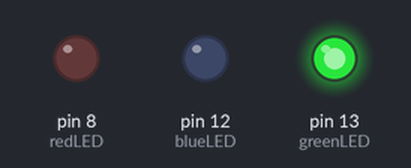
This sketch was run on a simulated Arduino Uno, built with avr-gcc and run on an emulated ATmega328P. Shown: output pins drawn as LEDs (lit = HIGH).

Above: at 0.6 s.
At 20.6 s:
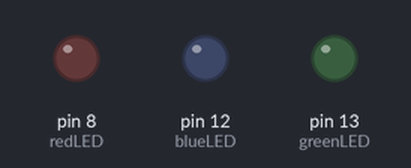
At 38.6 s:
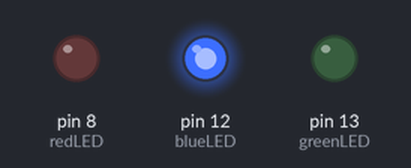
Timing chart, 0 to 40.0 s (numbered marks = the images above):
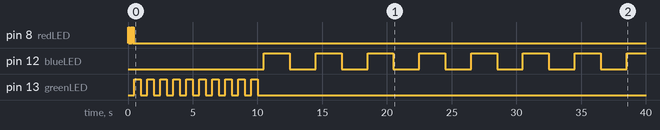

Measured:
- by itself, pin 8 (redLED): alternates HIGH for 0.05 s and LOW for 0.05 s, 10 changes in all, then stays LOW
- by itself, pin 12 (blueLED): LOW → HIGH at 10.5 s, → LOW 2.0 s later, → HIGH 2.0 s later, → LOW 2.0 s later, … (15 changes in this stretch)
- by itself, pin 13 (greenLED): alternates HIGH for 0.50 s and LOW for 0.50 s, 20 changes in all, then stays LOW

The sketch:

FastSlowSlower.ino
```cpp
// variables go brrrr
int fast = 50;
int slow = 500;
int slower = 2000;
int redLED = 8;
int blueLED = 12;
int greenLED = 13;

void setup() {
  // put your setup code here, to run once:
  pinMode(redLED, OUTPUT);
  pinMode(blueLED, OUTPUT);
  pinMode(greenLED, OUTPUT);
}

void loop() {
  // put your main code here, to run repeatedly:
  redBlinks();
  greenBlinks();
  blueBlinks();
}

void redBlinks() {
  for (int i = 0; i < 5; i++){
    digitalWrite(redLED, HIGH);
    delay(fast);
    digitalWrite(redLED, LOW);
    delay(fast);
  }
}

void greenBlinks() {
  for (int i = 0; i < 10; i++){
    digitalWrite(greenLED, HIGH);
    delay(slow);
    digitalWrite(greenLED, LOW);
    delay(slow);
  }
}

void blueBlinks() {
  for (int i = 0; i < 15; i++){
    digitalWrite(blueLED, HIGH);
    delay(slower);
    digitalWrite(blueLED, LOW);
    delay(slower);
  }
}
```
